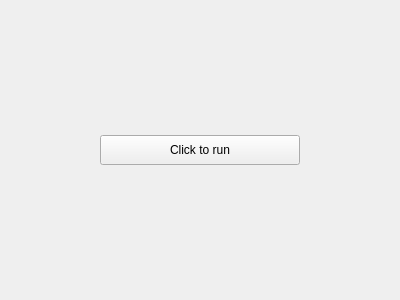
<?xml version="1.0" encoding="UTF-8"?>
<ui version="4.0">
 <class>ToastWidget</class>
 <widget class="QWidget" name="ToastWidget">
  <property name="geometry">
   <rect>
    <x>0</x>
    <y>0</y>
    <width>400</width>
    <height>300</height>
   </rect>
  </property>
  <property name="windowTitle">
   <string>Widget</string>
  </property>
  <widget class="QWidget" name="horizontalLayoutWidget">
   <property name="geometry">
    <rect>
     <x>0</x>
     <y>0</y>
     <width>401</width>
     <height>301</height>
    </rect>
   </property>
   <layout class="QHBoxLayout" name="horizontalLayout">
    <item>
     <widget class="QPushButton" name="pushButton">
      <property name="maximumSize">
       <size>
        <width>200</width>
        <height>30</height>
       </size>
      </property>
      <property name="text">
       <string>Click to run</string>
      </property>
     </widget>
    </item>
   </layout>
  </widget>
 </widget>
 <layoutdefault spacing="6" margin="11"/>
 <resources/>
 <connections/>
</ui>
